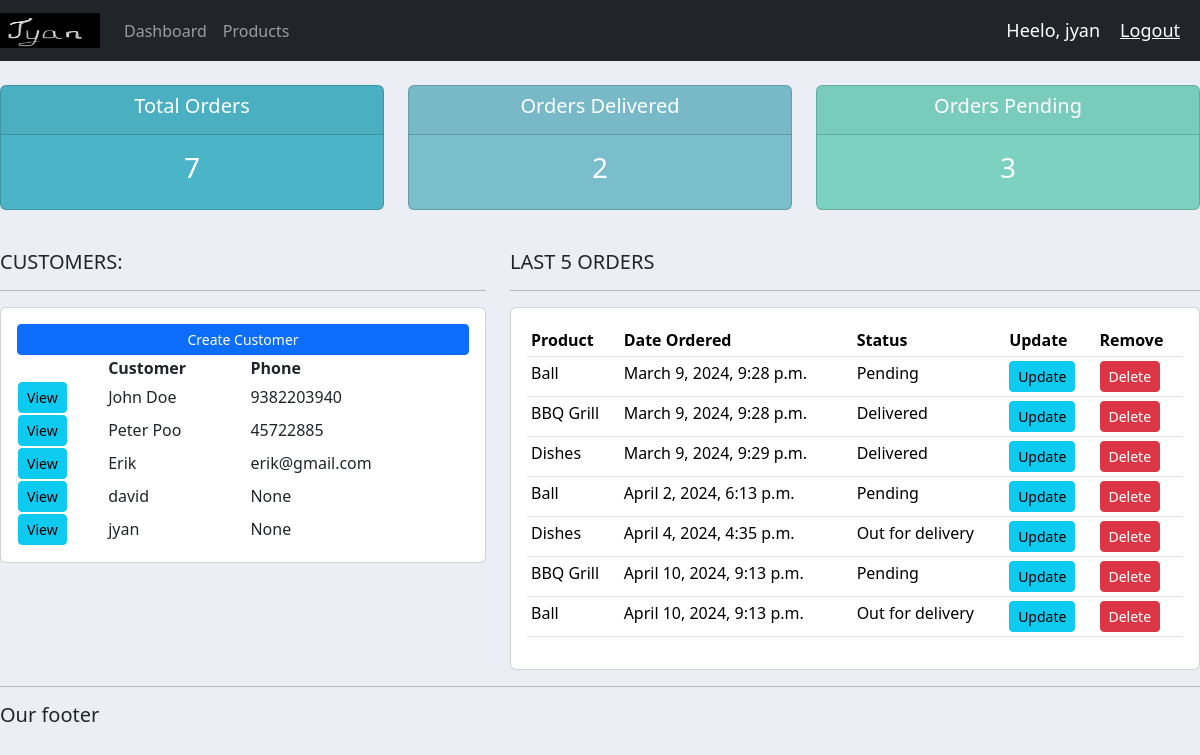
The app's page / (signed in) with its own data.
### accounts/models.py (models this page shows, shortened)
class Customer(models.Model):
    user = models.OneToOneField(User, null=True, blank=True, on_delete=models.CASCADE)
    name = models.CharField(max_length=200, null=True)
    phone = models.CharField(max_length=200, null=True)
    email = models.CharField(max_length=200,null=True)
    profile_pic = models.ImageField(default="img_1102.jpg",null=True, blank=True)
    date_created = models.DateTimeField(auto_now_add=True, null=True)

class Order(models.Model):
    STATUS = (
        ('Pending','Pending'),
        ('Out for delivery', 'Out for delivery'),
        ('Delivered','Delivered')
    )
    customer = models.ForeignKey(Customer, null=True, on_delete=models.SET_NULL)
    product = models.ForeignKey(Product, null=True, on_delete=models.SET_NULL)
    date_created = models.DateTimeField(auto_now_add=True,null=True)
    status = models.CharField(max_length=200, null=True, choices=STATUS)
    note = models.CharField(max_length=1000, null=True)

class Product(models.Model):
    CATEGORY = (
        ('Indoor', 'Indoor'),
        ('Outdoor', 'Outdoor')
    )
    name = models.CharField(max_length=200, null=True)
    price = models.FloatField(null=True)
    category =models.CharField(max_length=200, null=True,choices=CATEGORY)
    description = models.CharField(max_length=200, null=True, blank=True)
    date_created = models.DateTimeField(auto_now_add=True, null=True)
    tags = models.ManyToManyField(Tag)
    def __str__(self):
        return self.name

### accounts/decorators.py (the view)
    def wrapper_func(request, *args, **kwargs):
        group = None
        if request.user.groups.exists():
            group = request.user.groups.all()[0].name
        if group == 'customer':
            return redirect('user_page')
        if group == 'admin':
            return view_func(request, *args, **kwargs)

### accounts/views.py (called while the page is built)
@login_required(login_url='login')
@admin_only
def home(request):
    customers = Customer.objects.all()
    orders = Order.objects.all()
    total_customers = customers.count()
    total_orders = orders.count()
    delivered = orders.filter(status='Delivered').count()
    pending = orders.filter(status='Pending').count()
    context = {'orders':orders, 'customers':customers, 'total_orders':total_orders,
               'delivered':delivered, 'pending':pending}
    return render(request, 'accounts/dashboard.html', context)

### templates/accounts/dashboard.html
{% extends 'accounts/main.html' %}
{% block content %}
{% include 'accounts/status.html' %}
<br>
<div class="row">
    <div class="col-md-5">
        <h5>CUSTOMERS:</h5>
        <hr>
        <div class="card card-body">
            <a class="btn btn-primary btn-sm btn-block" href="">Create Customer</a>
            <table>
                <tr>
                    <th></th>
                    <th>Customer</th>
                    <th>Phone</th>
                </tr>
                {% for customer in customers %}
                    <tr>
                        <td><a class="btn btn-sm btn-info" href="{% url 'customer' customer.id %}">View</a></td>
                        <td>{{customer.name}}</td>
                        <td>{{customer.phone}}</td>
                    </tr>
                {% endfor%}
            </table>
        </div>
    </div>
    <div class="col-md-7">
        <h5>LAST 5 ORDERS</h5>
        <hr>
        <div class="card card-body">
            <table class="table table-sm">
                <tr>
                    <th>Product</th>
                    <th>Date Ordered</th>
                    <th>Status</th>
                    <th>Update</th>
                    <th>Remove</th>
                </tr>
                {% for order in orders %}
                    <tr>
                        <td>{{order.product}}</td>
                        <td>{{order.date_created}}</td>
                        <td>{{order.status}}</td>
                        <td><a class="btn btn-sm btn-info" href="{% url 'update_order' order.id %}">Update</a></td>
                        <td><a class="btn btn-sm btn-danger" href="{% url 'delete_order' order.id %}">Delete</a></td>
                    </tr>
                {% endfor%}
            </table>
        </div>
    </div>
</div>
{% endblock %}

### templates/accounts/main.html (shortened to what this page needs)
{% load static %}
<!DOCTYPE html>
<html lang="en">
<head>
    <link href="https://cdn.jsdelivr.net/npm/bootstrap@5.3.3/dist/css/bootstrap.min.css" rel="stylesheet">
    <link rel="stylesheet" href="{% static '/css/main.css' %}">
</head>
<body>
    {% include 'accounts/navbar.html' %}
    {% block content %}
    {% endblock %}
    <hr>
    <h5>Our footer</h5>
</body>
</html>

### templates/accounts/navbar.html (shortened to what this page needs)
{% load static %}
<nav class="navbar navbar-expand-lg navbar-dark bg-dark">
  <a class="navbar-brand" href="#">
    <img src="{% static 'images/logo.png' %}" alt="Logo" width="100" height="35" class="d-inline-block align-top">
  </a>
    <div class="collapse navbar-collapse" id="navbarNav">
      <ul class="navbar-nav">
        {% if request.user.is_staff %}
        <li class="nav-item active">
          <a class="nav-link" href="{% url 'home' %}">Dashboard</a>
        </li>
        <li class="nav-item">
          <a class="nav-link" href="{% url 'products' %}">Products</a>
        </li>
        {% else %}
        <li class="nav-item">
          <a class="nav-link" href="{% url 'account' %}">Settings</a>
        </li>
        {% endif %}
      </ul>
    </div>
    <span class="hello-msg">Heelo, {{request.user}}</span>
    <span><a class="hello-msg" href="{% url 'logout' %}">Logout</a></span>
</nav>

### templates/accounts/status.html
<br>
<div class="row">
    <div class="col">
        <div class="col-md">
            <div class="card text-center text-white mb-3" id="total-orders">
                <div class="card-header">
                    <h5 class="card-title">Total Orders</h5>
                </div>
                <div class="card-body">
                    <h3 class="card-title">{{total_orders}}</h3>
                </div>
            </div>
        </div>
    </div>
    <div class="col">
        <div class="col-md">
            <div class="card text-center text-white mb-3" id="orders-delivered">
                <div class="card-header">
                    <h5 class="card-title">Orders Delivered</h5>
                </div>
                <div class="card-body">
                    <h3 class="card-title">{{delivered}}</h3>
                </div>
            </div>
        </div>
    </div>
    <div class="col">
        <div class="col-md">
            <div class="card text-center text-white mb-3" id="orders-pending">
                <div class="card-header">
                    <h5 class="card-title">Orders Pending</h5>
                </div>
                <div class="card-body">
                    <h3 class="card-title">{{pending}}</h3>
                </div>
            </div>
        </div>
    </div>
</div>

### static/css/main.css (style rules this page uses)
body { background-color: #ebeff5; }
#total-orders { background-color: #4cb4c7; }
#orders-delivered { background-color: #7abecc; }
#orders-pending { background-color: #7CD1C0; }

### templates/accounts/navbar.html (style rules this page uses)
.hello-msg { font-size: 18px; color: #fff; margin-right: 20px; }

### records on screen
Customer: name "John Doe", phone "9382203940"
Customer: name "Peter Poo", phone "45722885"
Customer: name "Erik", phone "erik@gmail.com"
Customer: name "david", phone "None"
Customer: name "jyan", phone "None"
Order: product "Ball", date_created "March 9, 2024, 9:28 p.m.", status "Pending"
Order: product "BBQ Grill", date_created "March 9, 2024, 9:28 p.m.", status "Delivered"
Order: product "Dishes", date_created "March 9, 2024, 9:29 p.m.", status "Delivered"
Order: product "Ball", date_created "April 2, 2024, 6:13 p.m.", status "Pending"
Order: product "Dishes", date_created "April 4, 2024, 4:35 p.m.", status "Out for delivery"
Order: product "BBQ Grill", date_created "April 10, 2024, 9:13 p.m.", status "Pending"
Order: product "Ball", date_created "April 10, 2024, 9:13 p.m.", status "Out for delivery"

### other values on screen
{{ request.user }} "jyan"
{{ total_orders }} "7"
{{ delivered }} "2"
{{ pending }} "3"
